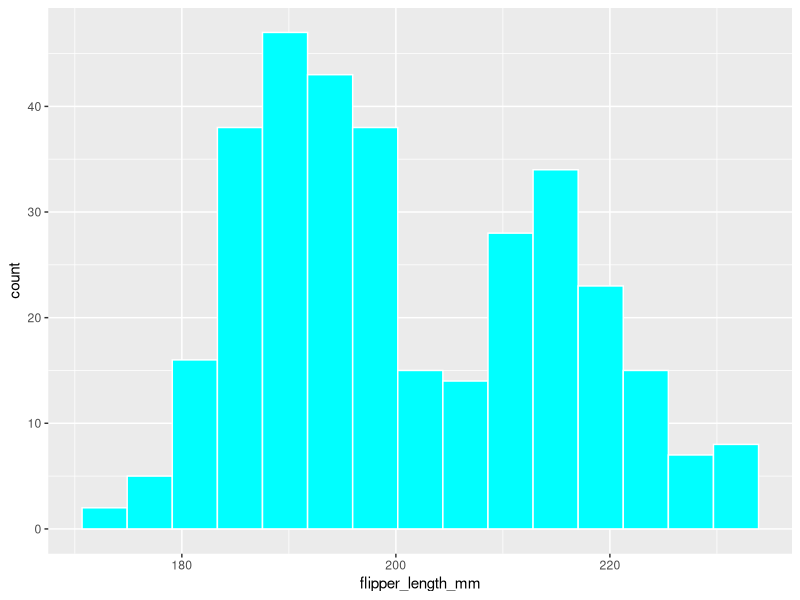
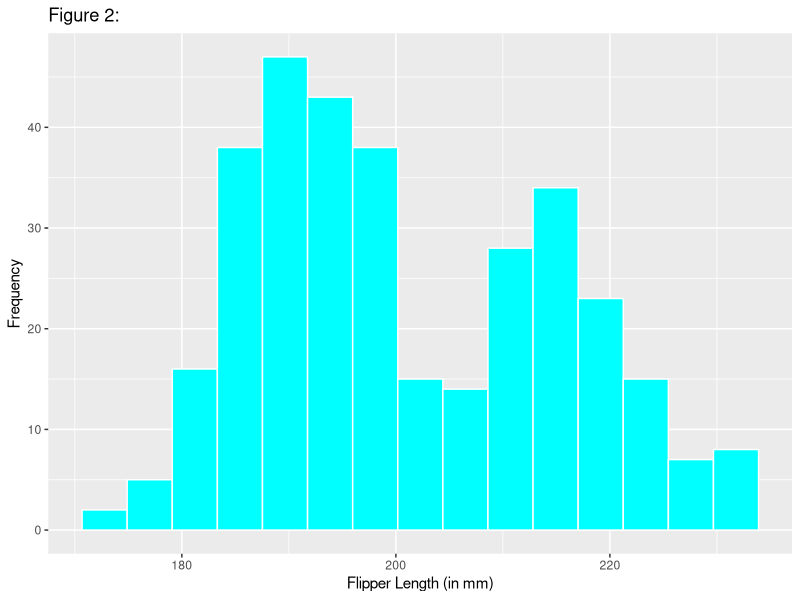
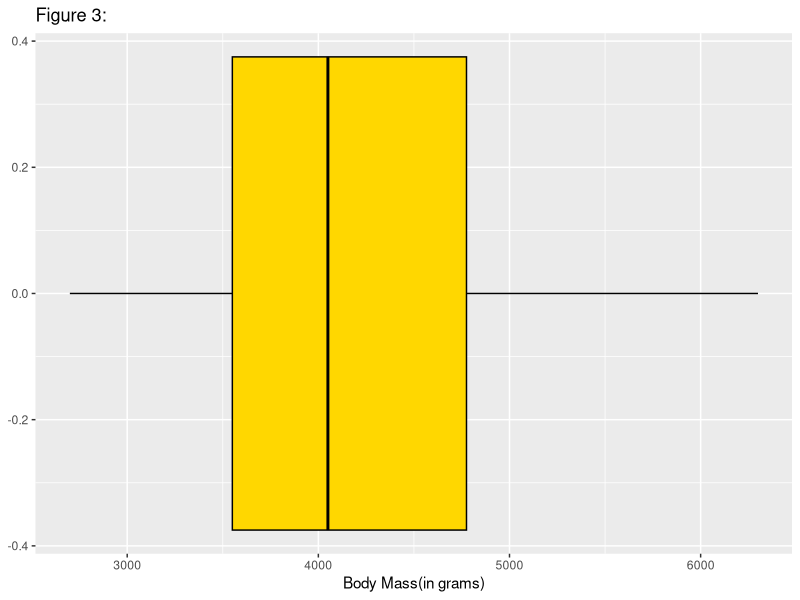
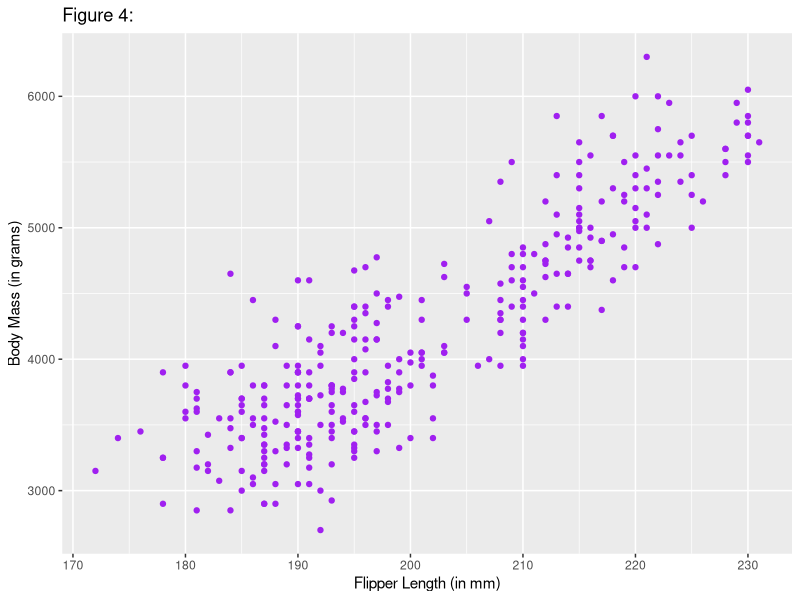
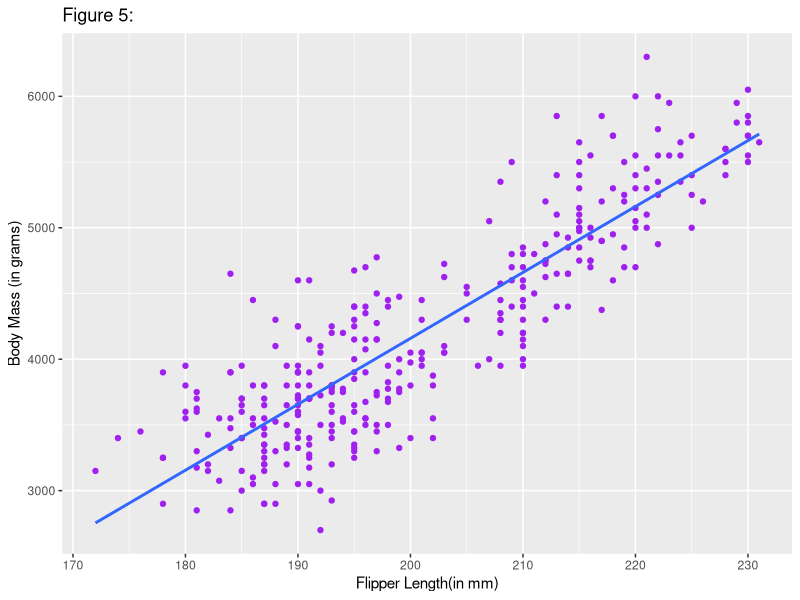
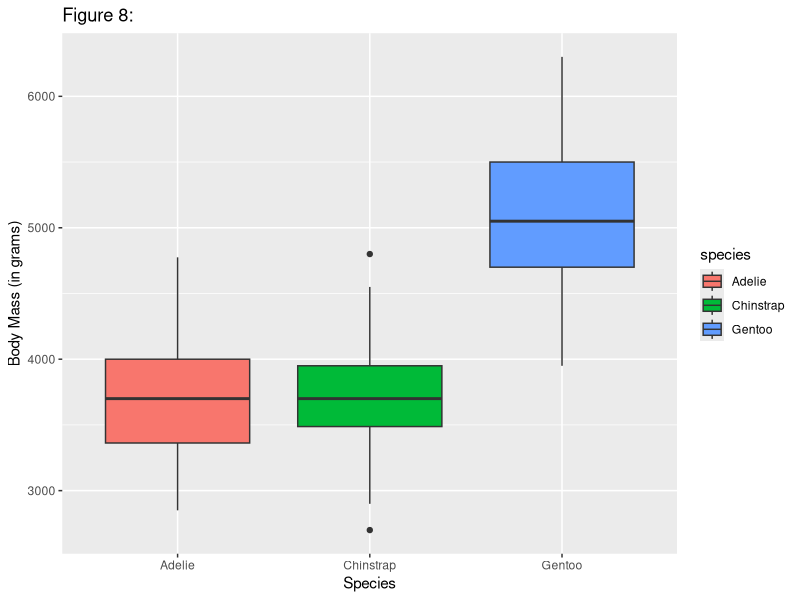
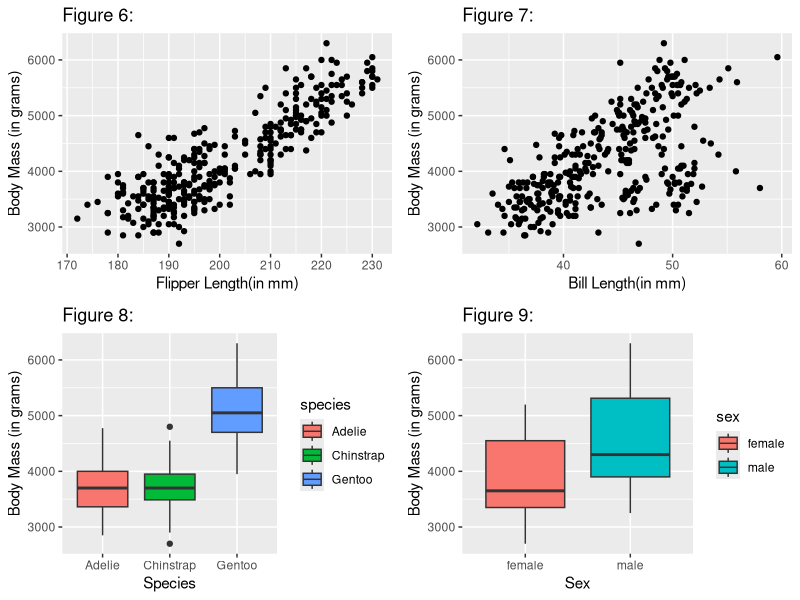
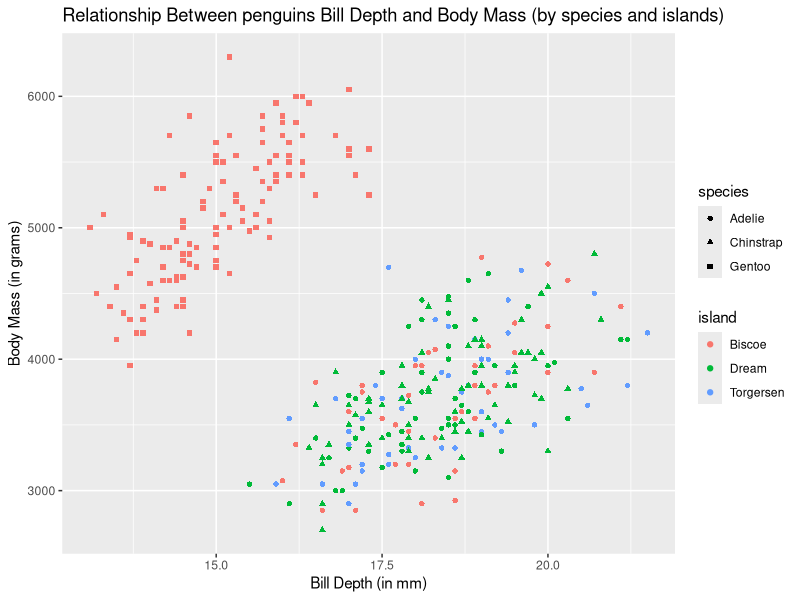

Here is the R script that generated these plots, in order:
## ---- chunk 1
knitr::opts_chunk$set(echo = FALSE)
## ---- chunk 2
library(palmerpenguins)
library(ggplot2)
library(rlang)
suppressMessages(library(ggplot2))
library(tidyverse)
library(gridExtra)
## ---- chunk 3
data("penguins")
## ---- chunk 4
summary(penguins$body_mass_g)
## ---- chunk 5
sum(is.na(penguins$body_mass_g))
## ---- chunk 6
penguinsClean<-na.omit(penguins)
## ---- chunk 7

nrow(penguins)
nrow(penguinsClean)

## ---- chunk 8
ggplot(penguinsClean, aes(x=flipper_length_mm)) + geom_histogram(bins = 15, fill='cyan', col = 'white')
## ---- chunk 9
ggplot(penguinsClean, aes(x=flipper_length_mm)) + geom_histogram(bins = 15, fill='cyan', col = 'white')+
  labs(title = "Figure 2:",x="Flipper Length (in mm)",y="Frequency")
## ---- chunk 10
MassBoxPlot<-penguinsClean%>%
  ggplot(mapping = aes(x=body_mass_g))+
  geom_boxplot(fill = "gold",col = "black")+
  labs(title = "Figure 3:",x="Body Mass(in grams)")
MassBoxPlot
## ---- chunk 11
ggplot(penguinsClean, aes(x=flipper_length_mm, y = body_mass_g)) + geom_point(color = "purple")+labs(title = "Figure 4: ",x = "Flipper Length (in mm)",y = "Body Mass (in grams)")


## ---- chunk 12
ggplot(penguinsClean, aes(x=flipper_length_mm, y = body_mass_g)) + geom_point(color = "purple")+labs(title = "Figure 5:",x = "Flipper Length(in mm)",y = "Body Mass (in grams)")+
stat_smooth(method = "lm", formula = y ~ x, size = 1, se = FALSE)
## ---- chunk 13
Flip_vs_Mass<-ggplot(penguinsClean,aes(x=flipper_length_mm,y=body_mass_g))+geom_point()+labs(title = "Figure 6:",x = "Flipper Length(in mm)",y = "Body Mass (in grams)")


Bill_vs_Mass<-ggplot(penguinsClean,aes(x=bill_length_mm,y=body_mass_g))+geom_point()+labs(title = "Figure 7:",x = "Bill Length(in mm)",y = "Body Mass (in grams)")

Species_vs_Mass<-ggplot(penguinsClean,aes(x=species,y=body_mass_g,fill=species))+geom_boxplot()+labs(title = "Figure 8:",x = "Species",y = "Body Mass (in grams)")
Species_vs_Mass

Sex_vs_Mass<-ggplot(penguinsClean,aes(x=sex,y=body_mass_g,fill=sex))+geom_boxplot()+labs(title = "Figure 9:",x = "Sex",y = "Body Mass (in grams)")

gridExtra::grid.arrange(Flip_vs_Mass,Bill_vs_Mass,Species_vs_Mass,Sex_vs_Mass)
## ---- chunk 14
table(penguins$species)
## ---- chunk 15
knitr::kable(table(penguins$species), col.names=c("Species", "Count") )
## ---- chunk 16
knitr::kable(table(penguins$island), col.names=c("Island", "Count") )
## ---- chunk 17
knitr::kable(table(penguins$island, penguins$sex))
## ---- chunk 18
knitr::kable(table(penguins$island, penguins$species))
## ---- chunk 19
ggplot(penguinsClean, aes(x= bill_depth_mm , y = body_mass_g, color = island,pch=species)) + geom_point()+
  labs(title = "Relationship Between penguins Bill Depth and Body Mass (by species and islands)",x = "Bill Depth (in mm)",y = "Body Mass (in grams)")

## ---- chunk 20
ggplot(penguinsClean, aes(x=flipper_length_mm, y = body_mass_g, color = species))+ geom_point()+facet_wrap( ~ species, ncol=2)+labs(title = "Relationship Between penguins Bill Depth and Body Mass(by species)",x = "Flipper Length(in mm)",y = "Body Mass(in grams)")

## ---- chunk 21
ggplot(penguinsClean, aes(x=flipper_length_mm, y = body_mass_g, color = species))+stat_smooth(method = "lm", formula = y ~ x, size = 1, se = FALSE) + geom_point()+facet_wrap( ~ species, ncol=2)+labs(title = "Relationship Between penguins Bill Depth and Body Mass(by species)",x = "Flipper Length(in mm)",y = "Body Mass(in grams)")
